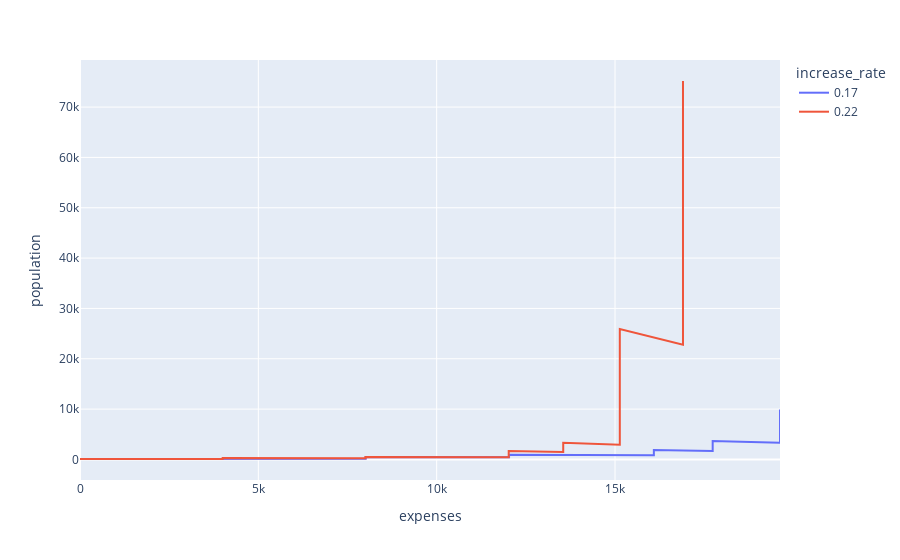

Notebook source saved alongside this figure:
### Code cell
# Filter data frame so that we get the data from the 1st MC run
filtered_df = df.query('run == 1')

filtered_df.plot(
    kind='line',
    x='expenses', # Variable on the horizontal axis
    y='population', # Variables on the vertical axis
    color='increase_rate' # Color by prey_death_parameter
)

### Figure 1 — Plotly figure (JSON) as saved in the notebook; plotly's stock layout.template omitted (floating-point values rounded to 4 significant figures; data arrays with more than 128 entries replaced by an {"elided": "..."} marker saying what was removed)
{"data": [{"hovertemplate": "increase_rate=0.17<br>expenses=%{x}<br>population=%{y}<extra></extra>", "legendgroup": "0.17", "line": {"color": "#636efa", "dash": "solid"}, "mode": "lines", "name": "0.17", "orientation": "v", "showlegend": true, "type": "scatter", "x": {"elided": "181 float values"}, "xaxis": "x", "y": {"elided": "181 int values"}, "yaxis": "y"}, {"hovertemplate": "increase_rate=0.22<br>expenses=%{x}<br>population=%{y}<extra></extra>", "legendgroup": "0.22", "line": {"color": "#EF553B", "dash": "solid"}, "mode": "lines", "name": "0.22", "orientation": "v", "showlegend": true, "type": "scatter", "x": {"elided": "181 float values"}, "xaxis": "x", "y": {"elided": "181 int values"}, "yaxis": "y"}], "layout": {"legend": {"title": {"text": "increase_rate"}, "tracegroupgap": 0}, "margin": {"t": 60}, "xaxis": {"anchor": "y", "domain": [0, 1], "title": {"text": "expenses"}}, "yaxis": {"anchor": "x", "domain": [0, 1], "title": {"text": "population"}}}}
